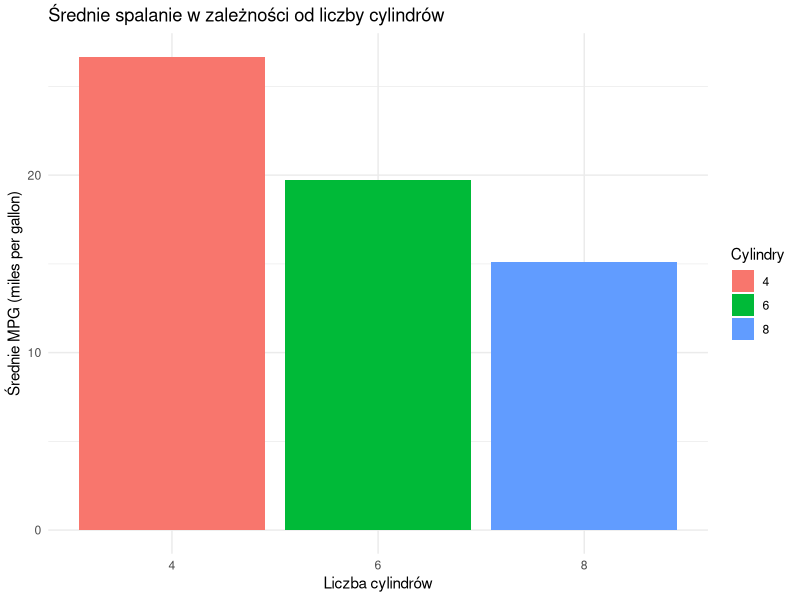
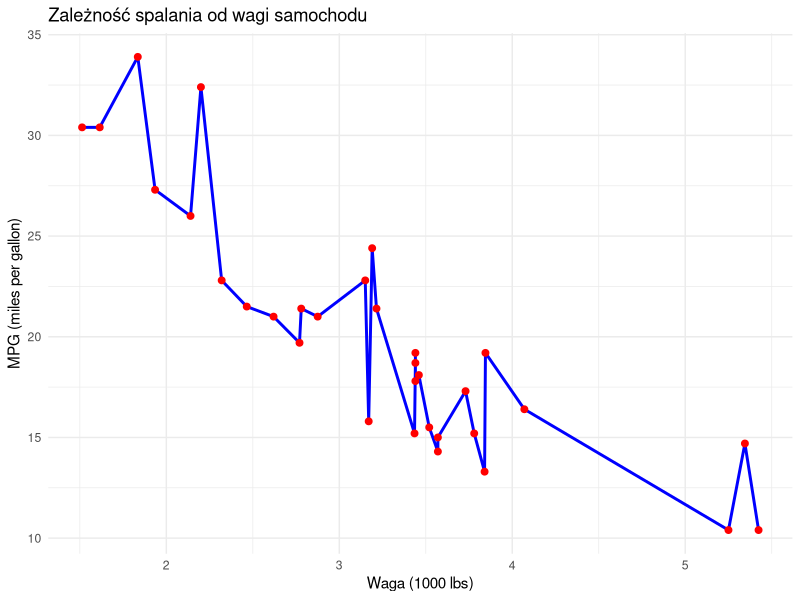
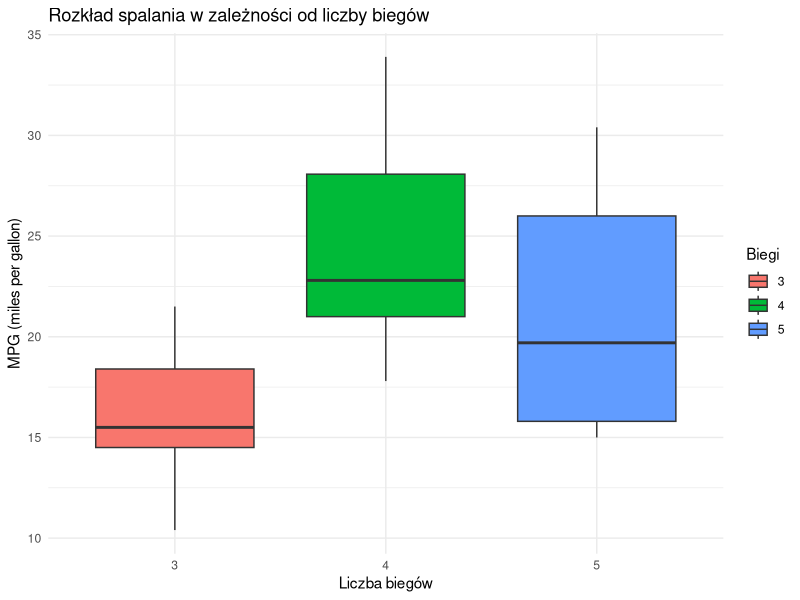

These figures' R source, in order:
## ---- chunk 1
# biblioteki
library(dplyr)    
library(ggplot2)  
## ---- chunk 2
#zbiór danych
data(mtcars)

mtcars <- mtcars %>%
  mutate(
    cyl = as.factor(cyl),   
    gear = as.factor(gear)  
  )

# wyswietlenie danych
head(mtcars)
## ---- chunk 3
#statystyki dlanzmiennej mpg - zużycie paliwa
cat("\nSzczegółowe statystyki dla zmiennej 'mpg' (miles per gallon):\n")
cat("Średnia:", mean(mtcars$mpg), "\n")
cat("Minimum:", min(mtcars$mpg), "\n")
cat("Maksimum:", max(mtcars$mpg), "\n")
cat("Mediana:", median(mtcars$mpg), "\n")
cat("Odchylenie standardowe:", sd(mtcars$mpg), "\n")
## ---- chunk 4
# grupowanie po liczbie cylindrów i obliczanie statystyk
summary_stats <- mtcars %>%
  group_by(cyl) %>%  
  summarise(
    mean_mpg = mean(mpg, na.rm = TRUE),  
    sd_mpg = sd(mpg, na.rm = TRUE),      
    n = n()                              
  )

# Wyświetl wyniki
summary_stats
## ---- chunk 5
# filtrowanie tylko samochodów o mocy większej niż 100 KM
mtcars_filtered <- mtcars %>%
  filter(hp > 100) %>%  # filtruj po mocy
  mutate(
    # Oblicz moc na cylinder (konie mechaniczne na cylinder)
    hp_per_cyl = hp / as.numeric(as.character(cyl))
  )

# przefiltrowane dane
head(mtcars_filtered)
## ---- chunk 6
# Wykres słupkowy średniego spalania wg liczby cylindrów
ggplot(mtcars, aes(x = cyl, y = mpg, fill = cyl)) +
  stat_summary(geom = "bar", fun = "mean") +  # słupki pokazujące średnią
  labs(
    title = "Średnie spalanie w zależności od liczby cylindrów",
    x = "Liczba cylindrów",
    y = "Średnie MPG (miles per gallon)",
    fill = "Cylindry"
  ) +
  theme_minimal()

# KOMENTARZ: Wykres pokazuje, że samochody z mniejszą liczbą cylindrów 
# (4 cyl) mają najgorsze średnie spalanie (~26 MPG), podczas gdy 
# samochody z 8 cylindrami mają najlepsze spalanie (~15 MPG).
## ---- chunk 7

mtcars_ordered <- mtcars[order(mtcars$wt), ]
#wykres wagi od spalania
ggplot(mtcars_ordered, aes(x = wt, y = mpg)) +
  geom_line(color = "blue", linewidth = 1) +      
  geom_point(color = "red", size = 2) +     
  labs(
    title = "Zależność spalania od wagi samochodu",
    x = "Waga (1000 lbs)",
    y = "MPG (miles per gallon)"
  ) +
  theme_minimal()

# KOMENTARZ: Wykres wyraźnie pokazuje ujemną korelację między wagą 
# samochodu a jego efektywnością paliwową. Cięższe samochody mają 
# większe spalanie.
## ---- chunk 8
# boxplot spalanie od liczby biegów
ggplot(mtcars, aes(x = gear, y = mpg, fill = gear)) +
  geom_boxplot() +  
  labs(
    title = "Rozkład spalania w zależności od liczby biegów",
    x = "Liczba biegów",
    y = "MPG (miles per gallon)",
    fill = "Biegi"
  ) +
  theme_minimal()

# KOMENTARZ: Samochody z 4 biegami mają najwyższą medianę spalania 
# (~25 MPG) i najmniejszy rozrzut wartości. Samochody z 3 biegami 
# mają najgorsze spalanie i największą zmienność.
